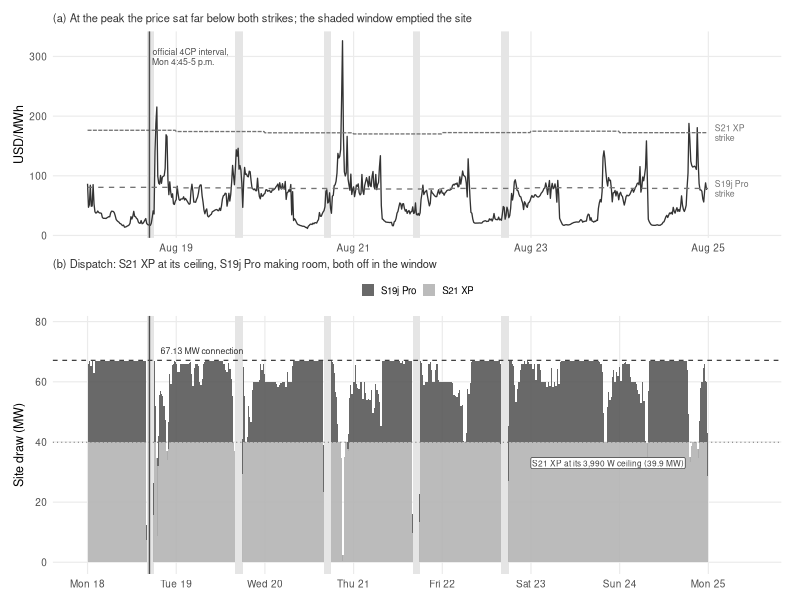
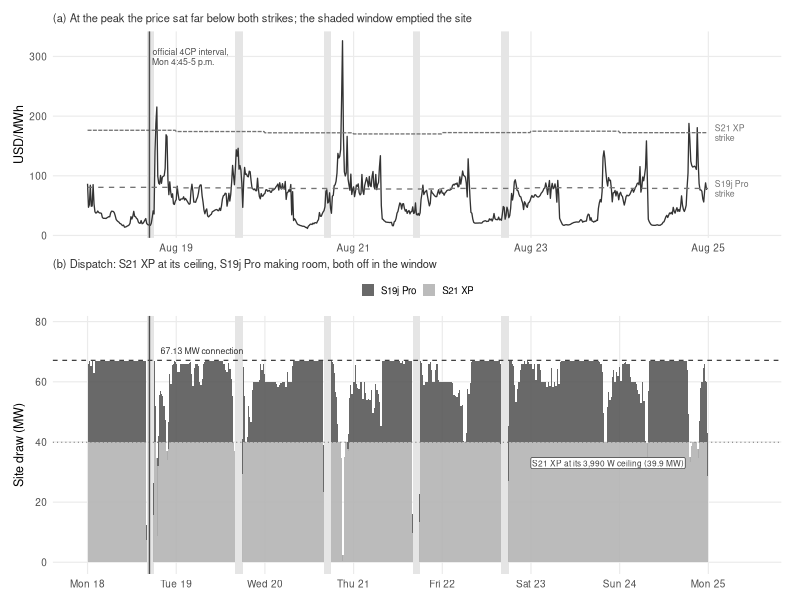

R code for these plots, in order:
# fig_ch9_dispatch_week.R -- Chapter 9: one summer week, two fleets, one
# connection. Data: analysis/data/ch9_dispatch_week_2025.csv (written by
# analysis/checks/ch9_optimal_stack.R): the calendar week of August 2025 that
# holds the month's official 4CP interval, at 15-minute resolution.
#   (a) the LZ_WEST settlement price with the two strikes
#   (b) the two fleets' dispatched megawatts against the 67.13 MW connection,
#       with the summer window (weekdays 4 to 6 p.m.) shaded and the official
#       4CP interval marked at its start (ERCOT labels it 17:00, its end: the
#       interval ran 16:45-17:00; see analysis/checks/official_4cp.R)
# Run from the repo root: Rscript analysis/figures/fig_ch9_dispatch_week.R
# Output: book/images/ch9_dispatch_week.png (+ .pdf).
suppressWarnings(Sys.setlocale("LC_ALL", "en_US.UTF-8"))
suppressMessages({ library(ggplot2); library(patchwork) })
w <- read.csv("analysis/data/ch9_dispatch_week_2025.csv", stringsAsFactors = FALSE)
w$t <- as.POSIXct(w$interval_start, format = "%Y-%m-%dT%H:%M:%S", tz = "America/Chicago")
cap <- 67.13
win <- w[w$window, ]; win$day <- as.Date(win$t, tz = "America/Chicago")
shade <- do.call(rbind, lapply(split(win, win$day), function(d) data.frame(xmin = min(d$t), xmax = max(d$t) + 900)))
peak <- w[w$official_4cp, ]
# both panels run ~0.75 day past the data so the strike labels
# can sit at the end of their lines, clear of the price trace
xl <- c(min(w$t), max(w$t) + 3600 * 20)
xe <- expansion(mult = c(0.05, 0))   # no right padding: the axis stops before Tue 26
pa <- ggplot(w, aes(t)) +
  geom_rect(data = shade, aes(xmin = xmin, xmax = xmax, ymin = -Inf, ymax = Inf), inherit.aes = FALSE, fill = "grey90") +
  geom_line(aes(y = price), color = "grey20", linewidth = 0.45) +
  geom_line(aes(y = strike19), color = "grey45", linetype = "dashed", linewidth = 0.45) +
  geom_line(aes(y = strike21), color = "grey45", linetype = "31", linewidth = 0.45) +
  geom_vline(xintercept = peak$t, color = "grey30", linewidth = 0.5) +
  annotate("text", x = peak$t[1], y = 300, label = "official 4CP interval,\nMon 4:45-5 p.m.", hjust = -0.04, lineheight = 0.95, size = 2.2, color = "grey30") +
  annotate("text", x = max(w$t) + 3600 * 2, y = tail(w$strike19, 1), label = "S19j Pro\nstrike", hjust = 0, lineheight = 0.95, size = 2.2, color = "grey45") +
  annotate("text", x = max(w$t) + 3600 * 2, y = tail(w$strike21, 1), label = "S21 XP\nstrike", hjust = 0, lineheight = 0.95, size = 2.2, color = "grey45") +
  scale_x_datetime(limits = xl, expand = xe) +
  labs(x = NULL, y = "USD/MWh", subtitle = "(a) At the peak the price sat far below both strikes; the shaded window emptied the site") +
  theme_minimal(base_size = 9) +
  theme(panel.grid.minor = element_blank(), plot.subtitle = element_text(size = 8, color = "grey20"), plot.margin = margin(4, 8, 2, 4))
mw <- rbind(data.frame(t = w$t, mw = w$mw21, fleet = "S21 XP"), data.frame(t = w$t, mw = w$mw19, fleet = "S19j Pro"))
mw$fleet <- factor(mw$fleet, levels = c("S19j Pro", "S21 XP"))
pb <- ggplot() +
  geom_rect(data = shade, aes(xmin = xmin, xmax = xmax, ymin = -Inf, ymax = Inf), fill = "grey90") +
  geom_area(data = mw, aes(t, mw, fill = fleet), position = "stack", alpha = 0.9) +
  geom_hline(yintercept = cap, color = "grey20", linetype = "dashed", linewidth = 0.4) +
  geom_hline(yintercept = 39.9, color = "grey45", linetype = "dotted", linewidth = 0.35) +
  annotate("label", x = max(w$t) - 3600 * 6, y = 33, label = "S21 XP at its 3,990 W ceiling (39.9 MW)", hjust = 1, size = 2.1, color = "grey25", fill = "white", border.colour = NA, label.padding = unit(0.12, "lines")) +   # no border, as intended
  geom_vline(xintercept = peak$t, color = "grey30", linewidth = 0.5) +
  # above the connection line and right of the 4CP line
  annotate("text", x = peak$t[1] + 3600 * 3, y = cap + 2, label = "67.13 MW connection", hjust = 0, vjust = 0, size = 2.2, color = "grey20") +
  scale_fill_manual(values = c("grey35", "grey70"), name = NULL) +
  scale_x_datetime(date_breaks = "1 day", date_labels = "%a %d", limits = xl, expand = xe) +
  coord_cartesian(ylim = c(0, 78)) +
  labs(x = NULL, y = "Site draw (MW)", subtitle = "(b) Dispatch: S21 XP at its ceiling, S19j Pro making room, both off in the window") +
  theme_minimal(base_size = 9) +
  theme(panel.grid.minor = element_blank(), legend.position = "top", legend.text = element_text(size = 7), legend.key.size = unit(3.5, "mm"),
        plot.subtitle = element_text(size = 8, color = "grey20"),
        plot.margin = margin(2, 8, 2, 4))
p <- pa / pb + plot_layout(heights = c(1, 1.25))
ggsave("book/images/ch9_dispatch_week.png", p, width = 124, height = 118, units = "mm", dpi = 300, bg = "white")
ggsave("book/images/ch9_dispatch_week.pdf", p, width = 124, height = 118, units = "mm", bg = "white")
cat(sprintf("week %s to %s: price max $%.0f, min $%.0f; S19j strike ~$%.0f, S21 ~$%.0f; window intervals %d; site mean %.1f MW\n",
            min(as.Date(w$t)), max(as.Date(w$t)), max(w$price), min(w$price), mean(w$strike19), mean(w$strike21), sum(w$window), mean(w$mw19 + w$mw21)))
cat("Wrote book/images/ch9_dispatch_week.png and .pdf\n")
